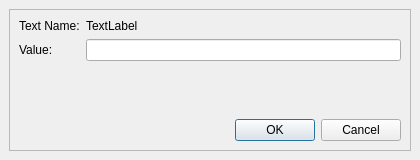
<?xml version="1.0" encoding="UTF-8"?>
<ui version="4.0">
 <class>TechDrawGui::dlgTemplateField</class>
 <widget class="QDialog" name="TechDrawGui::dlgTemplateField">
  <property name="windowModality">
   <enum>Qt::ApplicationModal</enum>
  </property>
  <property name="geometry">
   <rect>
    <x>0</x>
    <y>0</y>
    <width>420</width>
    <height>160</height>
   </rect>
  </property>
  <property name="windowTitle">
   <string>Change Editable Field</string>
  </property>
  <property name="modal">
   <bool>true</bool>
  </property>
  <layout class="QGridLayout" name="gridLayout_2">
   <item row="0" column="0">
    <widget class="QFrame" name="frame">
     <property name="sizePolicy">
      <sizepolicy hsizetype="Preferred" vsizetype="Preferred">
       <horstretch>0</horstretch>
       <verstretch>0</verstretch>
      </sizepolicy>
     </property>
     <property name="frameShape">
      <enum>QFrame::StyledPanel</enum>
     </property>
     <property name="frameShadow">
      <enum>QFrame::Raised</enum>
     </property>
     <layout class="QGridLayout" name="gridLayout">
      <item row="0" column="0">
       <layout class="QVBoxLayout" name="verticalLayout">
        <item>
         <layout class="QFormLayout" name="formLayout">
          <item row="0" column="0">
           <widget class="QLabel" name="lblMsg">
            <property name="text">
             <string>Text Name:</string>
            </property>
           </widget>
          </item>
          <item row="0" column="1">
           <widget class="QLabel" name="lblName">
            <property name="text">
             <string>TextLabel</string>
            </property>
           </widget>
          </item>
          <item row="1" column="0">
           <widget class="QLabel" name="label">
            <property name="text">
             <string>Value:</string>
            </property>
           </widget>
          </item>
          <item row="1" column="1">
           <widget class="QLineEdit" name="leInput"/>
          </item>
         </layout>
        </item>
        <item>
         <widget class="QDialogButtonBox" name="bbButtons">
          <property name="orientation">
           <enum>Qt::Horizontal</enum>
          </property>
          <property name="standardButtons">
           <set>QDialogButtonBox::Cancel|QDialogButtonBox::Ok</set>
          </property>
          <property name="centerButtons">
           <bool>false</bool>
          </property>
         </widget>
        </item>
       </layout>
      </item>
     </layout>
    </widget>
   </item>
  </layout>
 </widget>
 <layoutdefault spacing="6" margin="9"/>
 <resources/>
 <connections>
  <connection>
   <sender>bbButtons</sender>
   <signal>accepted()</signal>
   <receiver>TechDrawGui::dlgTemplateField</receiver>
   <slot>accept()</slot>
   <hints>
    <hint type="sourcelabel">
     <x>209</x>
     <y>126</y>
    </hint>
    <hint type="destinationlabel">
     <x>209</x>
     <y>79</y>
    </hint>
   </hints>
  </connection>
  <connection>
   <sender>bbButtons</sender>
   <signal>rejected()</signal>
   <receiver>TechDrawGui::dlgTemplateField</receiver>
   <slot>reject()</slot>
   <hints>
    <hint type="sourcelabel">
     <x>209</x>
     <y>126</y>
    </hint>
    <hint type="destinationlabel">
     <x>209</x>
     <y>79</y>
    </hint>
   </hints>
  </connection>
 </connections>
</ui>
